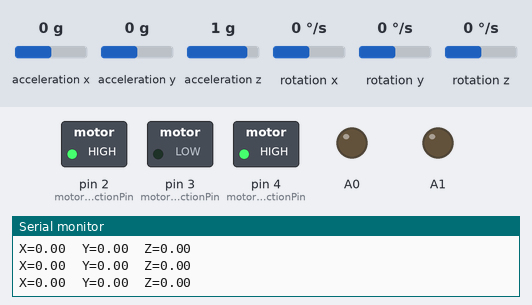
This sketch was run on a simulated Arduino Uno, built with avr-gcc and run on an emulated ATmega328P. Shown: switched loads named in the sketch (green lamp = pin HIGH), output pins drawn as LEDs (lit = HIGH), the last lines printed to the serial monitor. The test bench sets the inputs (shaded band); at power-on: acceleration x 0 g, acceleration y 0 g, acceleration z 1 g, rotation x 0 °/s, rotation y 0 °/s, rotation z 0 °/s. Pins used as bus, display or sensor lines are not drawn.

Above: at 1.2 s.
1.3 s: acceleration x set to -0.3 g
2.8 s: acceleration x set to -0.6 g
At 3.6 s:
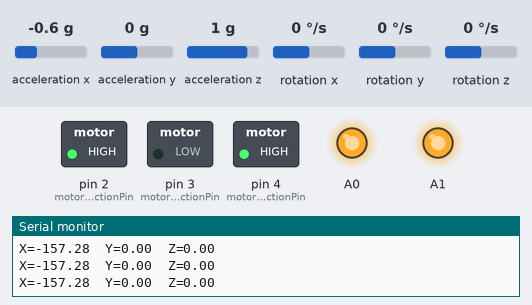
4.3 s: acceleration x set to 0.8 g
At 4.8 s:
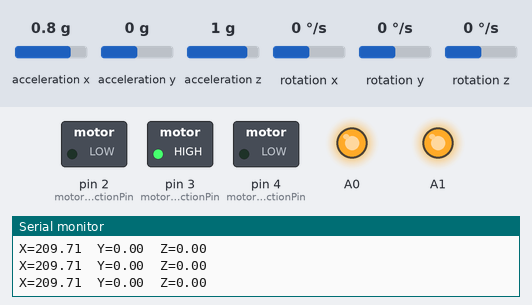
5.8 s: acceleration x set to 0.6 g
7.3 s: acceleration x set to 0.3 g
At 8.5 s:
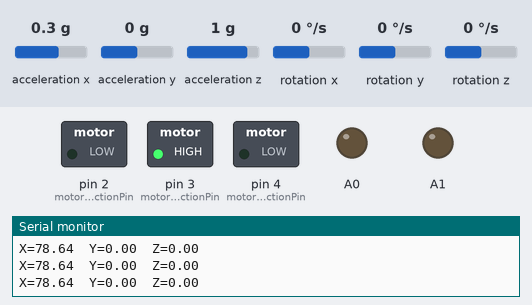
8.8 s: acceleration x set to -0.1 g
At 9.9 s:
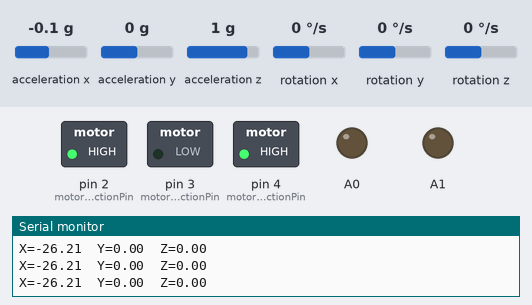
Timing chart, 0 to 11.3 s (numbered marks = the images above; inputs shaded):
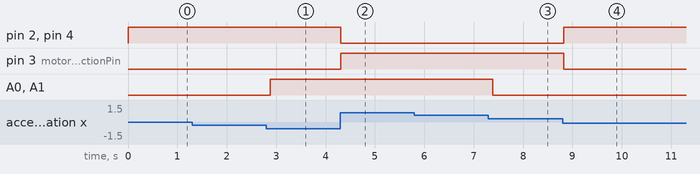

The sketch:

BalancingBot.ino
```cpp
/*
  This code is desinged to control a two wheeled robot and keep it upright.
 */
#include <ck1122.h>
#include "I2Cdev.h"
#include "MPU6050.h"
#if I2CDEV_IMPLEMENTATION == I2CDEV_ARDUINO_WIRE
    #include "Wire.h"
#endif
// class default I2C address is 0x68
// specific I2C addresses may be passed as a parameter here
// AD0 low = 0x68 (default for InvenSense evaluation board)
// AD0 high = 0x69
MPU6050 accelgyro;
//MPU6050 accelgyro(0x69); // <-- use for AD0 high
int16_t ax, ay, az;
int16_t gx, gy, gz;


const int MotorA = A0;
const int MotorB = A1;
const int motorA1DirectionPin = 1;
const int motorA2DirectionPin = 2;
const int motorB1DirectionPin = 3;
const int motorB2DirectionPin = 4;

double convX;
double convY;
double convZ;
double PWMFval;
double PWMRval;

ck1122 motorController(MotorA, motorA1DirectionPin, motorA2DirectionPin, MotorB, motorB1DirectionPin, motorB2DirectionPin);

void setup()
{
  // initialize the serial communications:
  Serial.begin(9600);
  // Provide ground and power by using the analog inputs as normal
  // digital pins.  This makes it possible to directly connect the
  // breakout board to the Arduino.  If you use the normal 5V and
  // GND pins on the Arduino, you can remove these lines.

}

void loop()
{
  setMotorValues();

  moveMotors();

  serialOutput();

  delay(200);
}

void setMotorValues(){
    // read raw accel/gyro measurements from device
    // the value we want is ax
    accelgyro.getMotion6(&ax, &ay, &az, &gx, &gy, &gz);
    convX = (ax * .016);
}

void moveMotors(){
motorController.setSpeed(convX, convX);
}

void serialOutput(){
  // print the sensor values:
  Serial.print("X=");
  Serial.print(convX);
  // print a tab between values:
  Serial.print("\tY=");
  Serial.print(convY);
  // print a tab between values:
  Serial.print("\tZ=");
  Serial.print(convZ);
  // Serial.print("\t");
// 6.275
// x = y/m - b/m
  // Serial.print(PWMFval);
  // Serial.print("\t");

  // Serial.print(PWMRval);
  Serial.println();
}
```

Measured:
- the behaviour switches between -0.4 and -0.5 g on acceleration x (found by bisection; images 0 and 1)
- the behaviour switches between 0.5 and 0.4 g on acceleration x (found by bisection; images 2 and 3)
- the behaviour switches between 0.1 and 0 g on acceleration x (found by bisection; images 3 and 4)
- after the input at 2.8 s, A0, A1: LOW → HIGH after 0.08 s
- after the input at 4.3 s, pin 2 (motorA2DirectionPin), pin 4 (motorB2DirectionPin): HIGH → LOW at once; pin 3 (motorB1DirectionPin): LOW → HIGH at once
- after the input at 7.3 s, A0, A1: HIGH → LOW after 0.09 s
- after the input at 8.8 s, pin 2 (motorA2DirectionPin), pin 4 (motorB2DirectionPin): LOW → HIGH at once; pin 3 (motorB1DirectionPin): HIGH → LOW at once
